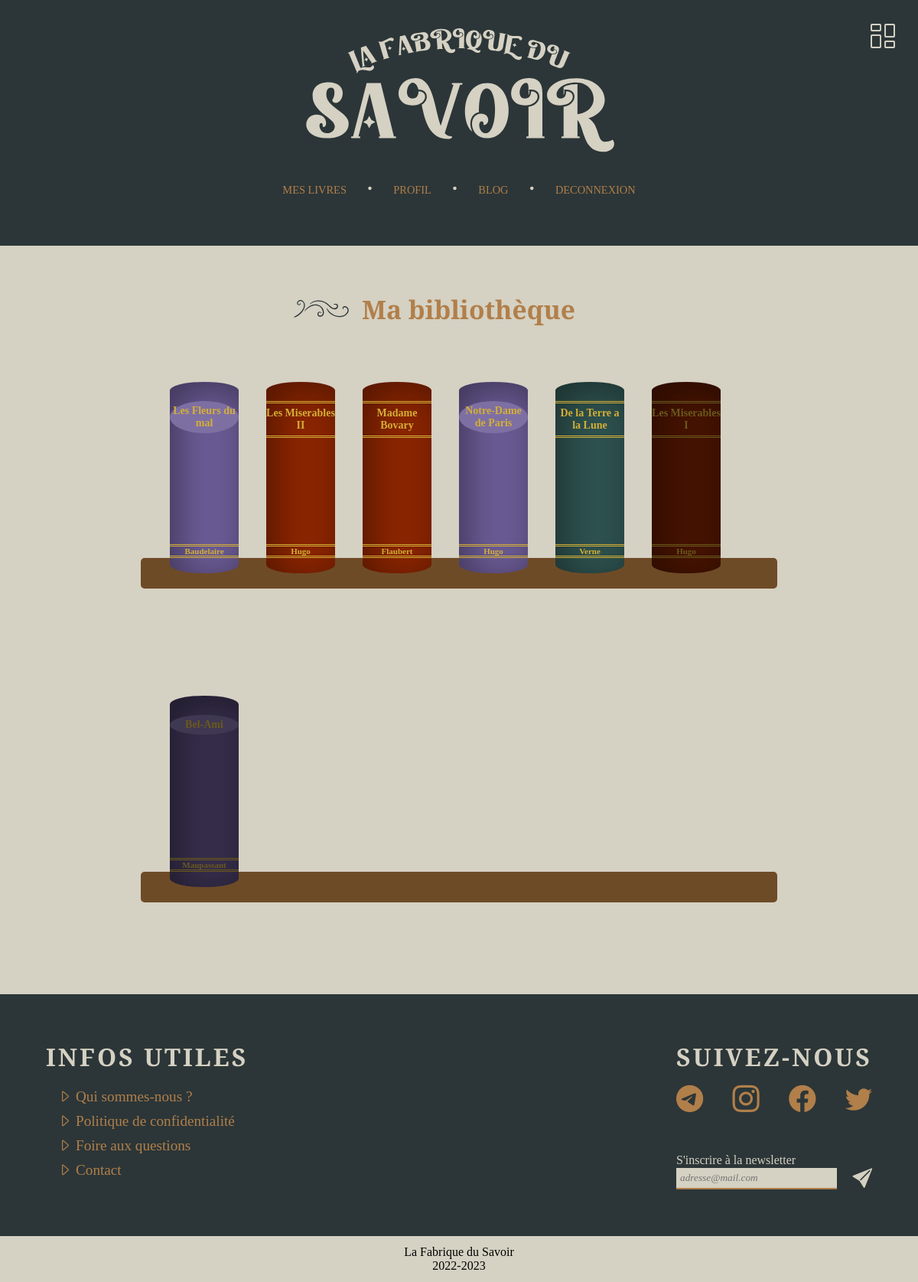
The page /controller/controller.pages.php?page=view.mylibrary (signed in) on the database its author committed.
### tables this page shows
CREATE TABLE `borrowed_books` (
  `id_book` int(11) NOT NULL,
  `id_user` int(11) NOT NULL,
  `borrow_date` timestamp NOT NULL DEFAULT current_timestamp(),
  `pages_followed` int(11) NOT NULL DEFAULT 1,
  `state` tinyint(1) NOT NULL DEFAULT 0
);

CREATE TABLE `books` (
  `id_book` int(11) NOT NULL,
  `title_book` varchar(50) NOT NULL,
  `publication_date_book` date NOT NULL,
  `pdf_book` varchar(100) DEFAULT NULL,
  `pages_book` int(11) DEFAULT NULL,
  `summary_book` text DEFAULT NULL
);

### controller/controller.mylibrary.php (called while the page is built, shortened)
<?php
$idUser = $_SESSION['user']['id_user'];
$books = select_user_books($bdd, $idUser);

### model/model.select.php (called while the page is built, shortened)
<?php
function select_all_authors_book($bdd, $idBook){
    $stmt = $bdd->prepare(" SELECT authors.last_name_author as lastname, authors.id_author
                            FROM book_author
                            JOIN authors ON authors.id_author = book_author.id_author
                            WHERE book_author.id_book = :idBook
                        ");
    $stmt->execute(array(
        "idBook" => $idBook,
    ));
    return $stmt->fetchAll();
}
function select_user_books($bdd, $idUser){
    $stmt = $bdd->prepare(" SELECT borrowed_books.id_book as id_book, books.title_book as title_book, books.pages_book as pages, borrowed_books.pages_followed as currentpage
                            FROM borrowed_books
                            JOIN books
                            ON books.id_book = borrowed_books.id_book
                            WHERE borrowed_books.id_user = :idUser
                            ORDER BY borrowed_books.state;
                            ");
    $stmt->execute(array(
        'idUser' => $idUser
    ));
    return $stmt->fetchAll();
}
function select_user_book($bdd, $idUser, $idBook){
    $stmt = $bdd->prepare(" SELECT borrowed_books.id_book as id_book, books.title_book as title_book, borrowed_books.pages_followed as currentpage, books.pages_book as pages
                            FROM borrowed_books
                            JOIN books
                            ON books.id_book = borrowed_books.id_book
                            WHERE borrowed_books.id_user = :idUser
                            AND borrowed_books.id_book = :idBook
                            ");
    $stmt->execute(array(
        'idUser' => $idUser,
        'idBook' => $idBook
    ));
    return $stmt->fetch();
}
?>

### view/view.mylibrary.php (the view, shortened to what this page needs)
<div class="title">
    <img src="<?=$path?>/assets/img/l-separator.svg" alt="">
    <h2>Ma bibliothèque</h2>
</div>
<div class="container" id="container">
        <?php
            foreach($books as $book):
                $idBook = $book['id_book'];
                $uniqueBook = select_user_book($bdd, $idUser, $idBook);
                $authors = select_all_authors_book($bdd, $idBook);
                $names = [];
                foreach($authors as $author){
                    $names[] = $author['lastname'];
                }
                $name = implode("<br>", $names);
        ?>
                <div onclick="linkReadBook(<?=$idBook?>)" class='book parent <?php if($uniqueBook['currentpage'] == $uniqueBook['pages']){echo "read";}?>' onmouseenter="cardIn(this)" onmouseleave="cardOut(this)">
                    <h3><?=$book['title_book']?></h3>
                    <h4><?=$name?></h4>
                </div>
        <?php
            endforeach
        ?>
    </div>

### view/css/all.css (style rules this page uses)
* { margin: 0; padding: 0; text-decoration: none; list-style-type: none; font-family: Cambria; }
body { overflow-x: hidden; background-color: #2c3638; }
.title { display: flex; justify-content: center; align-items: center; margin-bottom: 3%; }
.title h2 { font-family: "Playfair Display"; font-size: 2.1em; color: #b17f4a; margin: 0 15px; }
.title img { height: 30px; margin-left: -50px; }

### view/css/books.css (style rules this page uses)
:root { --num-columns: 10; --column-gap: 10px; }
.container { width: 70%; height: auto; display: grid; grid-template-columns: repeat(var(--num-columns), 1fr); justify-content: center; grid-row-gap: 40px; align-items: end; }
.book { z-index: 5; display: flex; flex-direction: column; justify-content: space-between; width: 90px; height: 250px; border-radius: 80px 80px 80px 80px/20px 20px 20px 20px; box-shadow: inset 10px 10px 46px 0px rgba(0, 0, 0, 0.4); text-align: center; }
h4 { font-size: 11px; }
h3 { font-size: 14px; }
.style1 { background-color: #8b2500; }
.style1 h3 { border-bottom: double 3px #d4af37; border-top: double 3px #d4af37; padding: 5px 0; margin-top: 25px; }
.style1 h4 { border-bottom: double 3px #d4af37; border-top: double 3px #d4af37; margin-bottom: 20px; }
.style1 h3, .style1 h4 { color: #d4af37; }
.style2 { background-color: #2e524f; }
.style2 h3 { border-bottom: double 3px #d4af37; border-top: double 3px #d4af37; padding: 5px 0; margin-top: 25px; }
.style2 h4 { border-bottom: double 3px #d4af37; border-top: double 3px #d4af37; margin-bottom: 20px; }
.style2 h3, .style2 h4 { color: #d4af37; }
.style3 { background-color: #6b5b95; }
.style3 h3 { background-color: #7e6fa3; border-radius: 50%; padding: 5px 0; margin-top: 25px; }
.style3 h4 { border-bottom: double 3px #d4af37; border-top: double 3px #d4af37; margin-bottom: 20px; }
.style3 h3, .style3 h4 { color: #d4af37; }
.read { filter: brightness(50%); }

### view/css/mylibrary.css (style rules this page uses)
.parent { position: relative; }

### rows shown on the page
borrowed_books: id_book.title_book "Les Fleurs du mal", names "Baudelaire"
borrowed_books: id_book.title_book "Les Miserables II", names "Hugo"
borrowed_books: id_book.title_book "Madame Bovary", names "Flaubert"
borrowed_books: id_book.title_book "Notre-Dame de Paris", names "Hugo"
borrowed_books: id_book.title_book "De la Terre a la Lune", names "Verne"
borrowed_books: id_book.title_book "Les Miserables I", names "Hugo"
borrowed_books: id_book.title_book "Bel-Ami", names "Maupassant"
